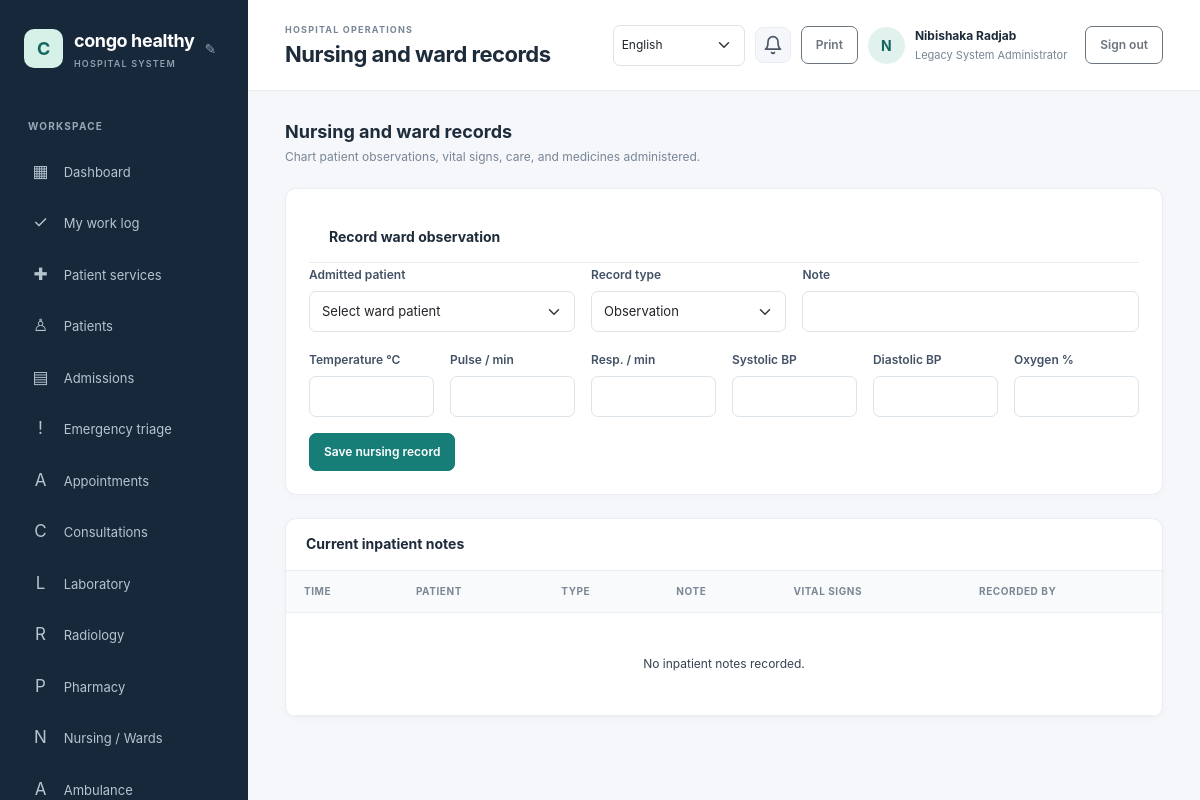
The app's page /nursing/index.php (signed in) with its own data.
### tables this page shows
CREATE TABLE `hospital_settings` (
  `setting_key` varchar(80) NOT NULL,
  `setting_value` text NOT NULL,
  `updated_at` timestamp NOT NULL DEFAULT current_timestamp() ON UPDATE current_timestamp()
);

CREATE TABLE `users` (
  `id` bigint(20) UNSIGNED NOT NULL,
  `role_id` tinyint(3) UNSIGNED NOT NULL,
  `full_name` varchar(160) NOT NULL,
  `email` varchar(190) NOT NULL,
  `password_hash` varchar(255) NOT NULL,
  `is_active` tinyint(1) NOT NULL DEFAULT 1,
  `payment_method` enum('bank_transfer','mobile_money','paypal','other') DEFAULT NULL,
  `payment_details` varchar(255) DEFAULT NULL,
  `last_login_at` datetime DEFAULT NULL,
  `created_at` timestamp NOT NULL DEFAULT current_timestamp()
);

CREATE TABLE `roles` (
  `id` tinyint(3) UNSIGNED NOT NULL,
  `role_key` varchar(40) NOT NULL,
  `name` varchar(80) NOT NULL
);

### config/database.php (called while the page is built, shortened)
<?php
$host = getenv('DB_HOST') ?: '127.0.0.1';
$port = getenv('DB_PORT') ?: '3306';
$name = getenv('DB_NAME') ?: 'hospital_management';
$user = getenv('DB_USER') ?: 'root';
$password = getenv('DB_PASSWORD') ?: '';
try {
    $pdo = new PDO(
        "mysql:host={$host};port={$port};dbname={$name};charset=utf8mb4",
        $user,
        $password,
        [
            PDO::ATTR_ERRMODE => PDO::ERRMODE_EXCEPTION,
            PDO::ATTR_DEFAULT_FETCH_MODE => PDO::FETCH_ASSOC,
            PDO::ATTR_EMULATE_PREPARES => false,
        ]
    );
} catch (PDOException $exception) {
    error_log('Database connection failed: ' . $exception->getMessage());
    http_response_code(500);
    exit('Database connection failed. Check the database settings and import database/schema.sql.');
}
return $pdo;

### includes/functions.php (called while the page is built, shortened)
<?php
function e(?string $value): string
{
    return htmlspecialchars($value ?? '', ENT_QUOTES | ENT_SUBSTITUTE, 'UTF-8');
}
function get_hospital_name(): string
{
    global $pdo;
    static $name = null;
    if ($name === null) {
        try {
            $name = (string) $pdo->query(
                "SELECT setting_value FROM hospital_settings WHERE setting_key = 'hospital_name'"
            )->fetchColumn();
        } catch (\Throwable) {
            $name = 'KivuCare';
        }
    }
    return $name;
}

### includes/auth.php (called while the page is built, shortened)
<?php
require_once __DIR__ . '/bootstrap.php';
function require_login(): void
{
    global $pdo;
    $statement = $pdo->prepare(
        'SELECT u.is_active, r.id AS role_id, r.role_key, r.name AS role_name
         FROM users u JOIN roles r ON r.id = u.role_id WHERE u.id = :id'
    );
    $statement->execute(['id' => $_SESSION['user']['id']]);
}
function has_permission(string $permissionKey): bool
{
    static $permissionsByRole = [];
    $roleId = (int) (current_user()['role_id'] ?? 0);
    if (!isset($permissionsByRole[$roleId])) {
        global $pdo;
        $statement = $pdo->prepare(
            'SELECT p.permission_key
             FROM role_permissions rp
             JOIN permissions p ON p.id = rp.permission_id
             WHERE rp.role_id = :role_id'
        );
        $statement->execute(['role_id' => $roleId]);
        $permissionsByRole[$roleId] = array_fill_keys(
            array_column($statement->fetchAll(), 'permission_key'),
            true
        );
    }
    return isset($permissionsByRole[$roleId][$permissionKey]);
}
function require_permission(string $permissionKey): void
{
    require_login();
}
function current_user(): array
{
    return $_SESSION['user'] ?? [];
}

### nursing/index.php (the view, shortened to what this page needs)
<?php
require_once __DIR__.'/../includes/auth.php';
require_permission('nursing_notes.manage');
$notes=$pdo->query("SELECT n.*,p.patient_no,p.first_name,p.last_name,u.full_name AS nurse FROM nursing_notes n JOIN patients p ON p.id=n.patient_id JOIN users u ON u.id=n.recorded_by JOIN admissions a ON a.patient_id=p.id AND a.status='admitted' ORDER BY n.recorded_at DESC LIMIT 200")->fetchAll();
$pageTitle='Nursing and ward records';require __DIR__.'/../includes/header.php'; ?>
<div class="page-heading"><div><h2>Nursing and ward records</h2><p>Chart patient observations, vital signs, care, and medicines administered.</p></div></div>
<section class="content-card form-card mt-0"><div class="card-heading"><h3>Record ward observation</h3></div><form method="post" class="row g-3"><?= csrf_field() ?><div class="col-md-4"><label class="form-label">Admitted patient</label><select class="form-select" name="patient_id" required><option value="">Select ward patient</option><?php foreach($admitted as $p): ?><option value="<?= (int)$p['id'] ?>"><?= e($p['ward_name'].' · '.$p['bed_number'].' · '.$p['patient_no'].' · '.$p['last_name'].', '.$p['first_name']) ?></option><?php endforeach; ?></select></div><div class="col-md-3"><label class="form-label">Record type</label><select class="form-select" name="note_type" required><?php foreach(['observation'=>'Observation','vital_signs'=>'Vital signs','care'=>'Nursing care','medication_administered'=>'Medicine administered'] as $k=>$v): ?><option value="<?= e($k) ?>"><?= e($v) ?></option><?php endforeach; ?></select></div><div class="col-md-5"><label class="form-label">Note</label><input class="form-control" name="note" maxlength="10000" required></div><div class="col-md-2"><label class="form-label">Temperature °C</label><input class="form-control" type="number" name="temperature" min="0" max="50" step="0.1"></div><div class="col-md-2"><label class="form-label">Pulse / min</label><input class="form-control" type="number" name="pulse" min="0" max="300"></div><div class="col-md-2"><label class="form-label">Resp. / min</label><input class="form-control" type="number" name="respiratory_rate" min="0" max="100"></div><div class="col-md-2"><label class="form-label">Systolic BP</label><input class="form-control" type="number" name="systolic" min="0" max="400"></div><div class="col-md-2"><label class="form-label">Diastolic BP</label><input class="form-control" type="number" name="diastolic" min="0" max="300"></div><div class="col-md-2"><label class="form-label">Oxygen %</label><input class="form-control" type="number" name="oxygen" min="0" max="100"></div><div class="col-12"><button class="btn btn-primary">Save nursing record</button></div></form></section>
<section class="content-card"><div class="card-heading"><h3>Current inpatient notes</h3></div><div class="table-responsive"><table class="table"><thead><tr><th>Time</th><th>Patient</th><th>Type</th><th>Note</th><th>Vital signs</th><th>Recorded by</th></tr></thead><tbody><?php if(!$notes): ?><tr><td class="empty-state" colspan="6">No inpatient notes recorded.</td></tr><?php endif; ?></tbody></table></div></section>
<?php require __DIR__.'/../includes/footer.php'; ?>

### includes/header.php (shortened to what this page needs)
<?php
$pageTitle = $pageTitle ?? 'Dashboard';
$user = current_user();
$_hospitalName = get_hospital_name();
?>
<!doctype html>
<html lang="en">
<head>
    <link href="https://cdn.jsdelivr.net/npm/bootstrap@5.3.3/dist/css/bootstrap.min.css" rel="stylesheet">
    <link href="/hospital%20management/assets/css/app.css" rel="stylesheet">
</head>
<body>
<div class="app-shell">
    <aside class="sidebar" id="workspace-menu" aria-label="Workspace navigation">
        <div class="brand-wrap">
            <a class="brand" href="/hospital%20management/dashboard.php"><span class="brand-mark"><?= e(strtoupper(substr($_hospitalName, 0, 1))) ?></span><span><?= e($_hospitalName) ?><small>HOSPITAL SYSTEM</small></span></a>
            <?php if (has_permission('settings.manage') || ($user['role_key'] ?? '') === 'hospital_admin'): ?>
            <button id="brand-edit-btn" class="brand-edit-btn" title="Edit hospital name">&#9998;</button>
            <?php endif; ?>
        </div>
        <div class="nav-label">WORKSPACE</div>
        <nav class="nav flex-column">
            <a class="nav-link" href="/hospital%20management/dashboard.php"><span>▦</span> Dashboard</a>
            <?php if (has_permission('work_logs.view_own')): ?>
                <a class="nav-link" href="/hospital%20management/work-log/index.php"><span>✓</span> My work log</a>
            <?php endif; ?>
            <?php if (has_permission('patient_services.view_own') || has_permission('patient_services.view_all')): ?>
                <a class="nav-link" href="/hospital%20management/patient-services/index.php"><span>✚</span> Patient services</a>
            <?php endif; ?>
            <?php if (has_permission('patients.view')): ?>
                <a class="nav-link" href="/hospital%20management/patient/index.php"><span>♙</span> Patients</a>
            <?php endif; ?>
            <?php if (has_permission('admissions.view')): ?>
                <a class="nav-link" href="/hospital%20management/admission/index.php"><span>▤</span> Admissions</a>
            <?php endif; ?>
            <?php if (has_permission('triage.view')): ?>
                <a class="nav-link" href="/hospital%20management/emergency/index.php"><span>!</span> Emergency triage</a>
            <?php endif; ?>
            <?php if (has_permission('appointments.view')): ?>
                <a class="nav-link" href="/hospital%20management/appointments/index.php"><span>A</span> Appointments</a>
            <?php endif; ?>
            <?php if (has_permission('visits.view')): ?>
                <a class="nav-link" href="/hospital%20management/consultations/index.php"><span>C</span> Consultations</a>
            <?php endif; ?>
            <?php if (has_permission('lab.requests.view') || has_permission('lab.results.view')): ?>
                <a class="nav-link" href="/hospital%20management/laboratory/index.php"><span>L</span> Laboratory</a>
            <?php endif; ?>
            <?php if (has_permission('radiology.requests.view') || has_permission('radiology.results.manage')): ?>
                <a class="nav-link" href="/hospital%20management/radiology/index.php"><span>R</span> Radiology</a>
            <?php endif; ?>
            <?php if (has_permission('prescriptions.create') || has_permission('prescriptions.view') || has_permission('pharmacy.dispense')): ?>
                <a class="nav-link" href="/hospital%20management/pharmacy/index.php"><span>P</span> Pharmacy</a>
            <?php endif; ?>
            <?php if (has_permission('nursing_notes.manage')): ?>
                <a class="nav-link" href="/hospital%20management/nursing/index.php"><span>N</span> Nursing / Wards</a>
            <?php endif; ?>
            <?php if (has_permission('ambulance.manage') || has_permission('ambulance.requests.create') || has_permission('emergency_requests.view')): ?>
                <a class="nav-link" href="/hospital%20management/ambulance/index.php"><span>A</span> Ambulance</a>
            <?php endif; ?>
        </nav>
    </aside>
    <main class="main-content">
        <header class="topbar">
            <div class="topbar-heading">
                <div>
                    <div class="eyebrow">HOSPITAL OPERATIONS</div>
                    <h1><?= e($pageTitle) ?></h1>
                </div>
            </div>
            <div class="user-menu">
                <?= render_language_switcher() ?>
                <div class="notif-bell no-print" id="notifBell" title="Notifications" role="button" tabindex="0" aria-haspopup="true" aria-expanded="false">
                    <svg class="notif-icon" xmlns="http://www.w3.org/2000/svg" width="20" height="20" viewBox="0 0 24 24" fill="none" stroke="currentColor" stroke-width="2" stroke-linecap="round" stroke-linejoin="round" aria-hidden="true"><path d="M18 8A6 6 0 0 0 6 8c0 7-3 9-3 9h18s-3-2-3-9"/><path d="M13.73 21a2 2 0 0 1-3.46 0"/></svg>
                </div>
                <button class="btn btn-sm btn-outline-secondary print-page no-print" type="button" onclick="window.print()">Print</button>
                <a class="avatar no-print" href="/hospital%20management/profile.php" title="Edit profile"><?= e(strtoupper(substr($user['full_name'] ?? 'U', 0, 1))) ?></a>
                <a class="user-detail no-print" href="/hospital%20management/profile.php"><strong><?= e($user['full_name'] ?? '') ?></strong><span><?= e($user['role_name'] ?? '') ?></span></a>
                <form method="post" action="/hospital%20management/logout.php" class="ms-2">
                    <button class="btn btn-sm btn-outline-secondary" type="submit">Sign out</button>
                </form>
            </div>
        </header>
        <section class="page-body">

### records on screen
hospital_settings: setting_value "C", setting_value "congo healthy"
users: role.name "Legacy System Administrator"

### other values on screen
$pageTitle "Nursing and ward records"
substr($user['full_name'] ?? 'U', 0, 1) "N"
$user['full_name'] "Nibishaka Radjab"
form field lang "English"
form field note_type "Observation"
